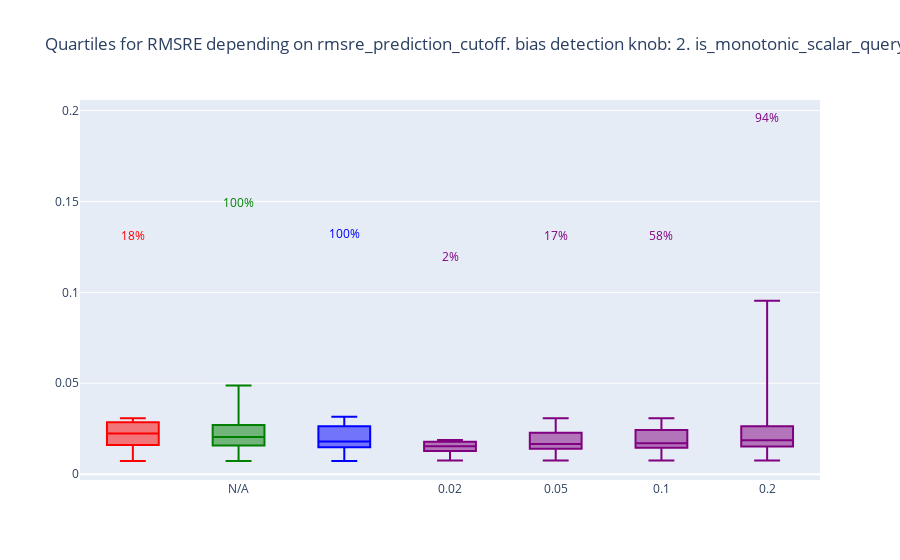

This figure's notebook cell:
### Code cell
variable = "rmsre_prediction_cutoff"
boxes_args = {
        "df": cutoffs_df,
        "metric": "rmsre",
        "x_axis": variable,
        "x_axis_title": "Error estimation cutoff",
        "y_axis_title": RMSRE_Y_LOG,
        "ordering": (variable, "str"),
        # "ordering": None,
        "showlegend": False,
        "baselines_order": BIAS_BASELINES_ORDER,
        "baselines_with_nqueries": BIAS_BASELINES_ORDER,
        "nqueries_style": "percentage",
        "hspace": 0,
        "vspace": 0.1,
        "log_y": True,
        "n_total_queries": num_queries,
        "y_range": y_range,
        
    }

cutoff_boxes_fig = go.Figure()
# fig.update_yaxes(type="log")
for trace in boxes(**boxes_args):
    cutoff_boxes_fig.add_trace(trace)
cutoff_boxes_fig.update_layout(title=f"Quartiles for RMSRE depending on rmsre_prediction_cutoff. bias detection knob: {bias_detection_knob}. is_monotonic_scalar_query: {is_monotonic_scalar_query}.")
cutoff_boxes_fig

### Figure 1 — Plotly figure (JSON) as saved in the notebook; plotly's stock layout.template omitted (floating-point values rounded to 4 significant figures; data arrays with more than 128 entries replaced by an {"elided": "..."} marker saying what was removed)
{"data": [{"boxpoints": false, "legendgroup": "IPA-like (off-device)", "marker": {"color": "red"}, "name": "IPA-like (off-device)", "opacity": 1, "showlegend": false, "type": "box", "x": {"elided": "898 str values"}, "y": {"elided": "898 float values"}}, {"boxpoints": false, "legendgroup": "ARA-like (on-device)", "marker": {"color": "green"}, "name": "ARA-like (on-device)", "opacity": 1, "showlegend": false, "type": "box", "x": {"elided": "898 str values"}, "y": {"elided": "898 float values"}}, {"boxpoints": false, "legendgroup": "Cookie Monster without bias measurement", "marker": {"color": "blue"}, "name": "Cookie Monster without bias measurement", "opacity": 1, "showlegend": false, "type": "box", "x": {"elided": "898 str values"}, "y": {"elided": "898 float values"}}, {"boxpoints": false, "legendgroup": "Cookie Monster with bias measurement", "marker": {"color": "purple"}, "name": "Cookie Monster with bias measurement", "opacity": 1, "showlegend": false, "type": "box", "x": {"elided": "3592 str values"}, "y": {"elided": "3592 float values"}}, {"mode": "text", "showlegend": false, "text": ["18%"], "textfont": {"color": "red"}, "type": "scatter", "x": [" "], "y": [0.1307]}, {"mode": "text", "showlegend": false, "text": ["100%"], "textfont": {"color": "green"}, "type": "scatter", "x": ["N/A"], "y": [0.1488]}, {"mode": "text", "showlegend": false, "text": ["100%"], "textfont": {"color": "blue"}, "type": "scatter", "x": ["  "], "y": [0.1315]}, {"mode": "text", "showlegend": false, "text": ["2%", "17%", "58%", "94%"], "textfont": {"color": "purple"}, "type": "scatter", "x": ["0.02", "0.05", "0.1", "0.2"], "y": [0.1188, 0.1307, 0.1307, 0.1954]}], "layout": {"title": {"text": "Quartiles for RMSRE depending on rmsre_prediction_cutoff. bias detection knob: 2. is_monotonic_scalar_query: True."}}}
